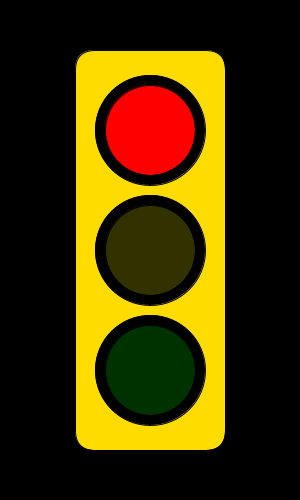
Frame 1 (no input)
Frame 60 (the mouse pressed at the canvas centre just before this capture): identical to frame 1, image omitted
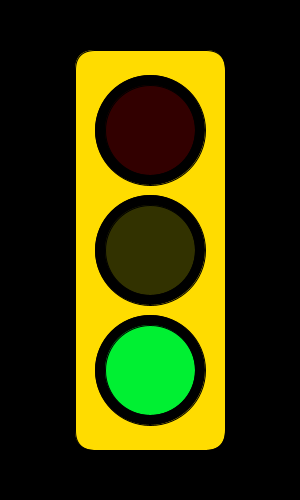
Frame 120 (the mouse held since frame 60 and released just before this capture)

The Processing sketch that drew these frames (run headless with seeded random() and noise(); from frame 60 on, the mouse is pressed at the canvas centre):

// Processing sketch: traffic_light
// ── traffic_light.pde

float red_light_r = 255;
float red_light_g = 0;
float red_light_b = 0;
float yellow_light_r = 50;
float yellow_light_g = 50;
float yellow_light_b = 0;
float green_light_r = 0;
float green_light_g = 50;
float green_light_b = 0;
float counter = 0;

void setup() {
  size(300, 500);
  rectMode(CENTER);
}

void draw() {
  background(0);
  
  counter = counter + 1;
  
  fill(255, 220, 0);
  rect(width/2, height/2, 150, 400, 20);
  fill(0);
  circle(width/2, height/2 - 120, 110);
  circle(width/2, height/2, 110);
  circle(width/2, height/2 + 120, 110);
  
  
  fill(red_light_r, red_light_g, red_light_b);
  circle(width/2, height/2 - 120, 90);
  fill(yellow_light_r, yellow_light_g, yellow_light_b);
  circle(width/2, height/2, 90);
  fill(green_light_r, green_light_g, green_light_b);
  circle(width/2, height/2 + 120, 90);
  
  if(red_light_r == 255 && counter == 100) {
    counter = 0;
    red_light_r = 50;
    green_light_g = 240;
    green_light_b = 50;
  }
  else if(green_light_g == 240 && counter == 100) {
    counter = 0;
    green_light_g = 50;
    green_light_b = 0;
    yellow_light_r = 255;
    yellow_light_g = 255;
  }
  else if(yellow_light_r == 255 && counter == 100) {
    counter = 0;
    yellow_light_r = 50;
    yellow_light_g = 50;
    red_light_r = 255;
  }
  
  
}
